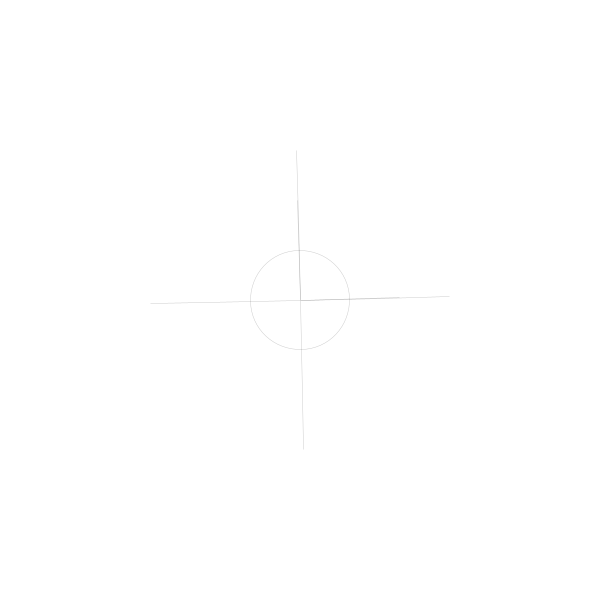
Frame 1 (no input)
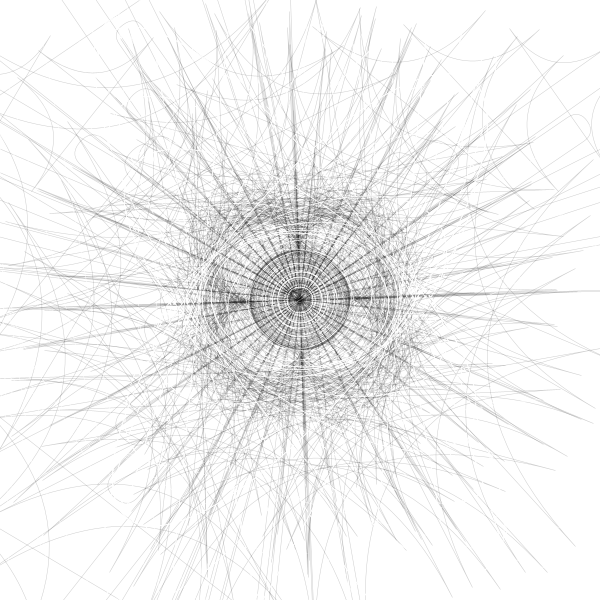
Frame 60 (the mouse pressed at the canvas centre just before this capture)
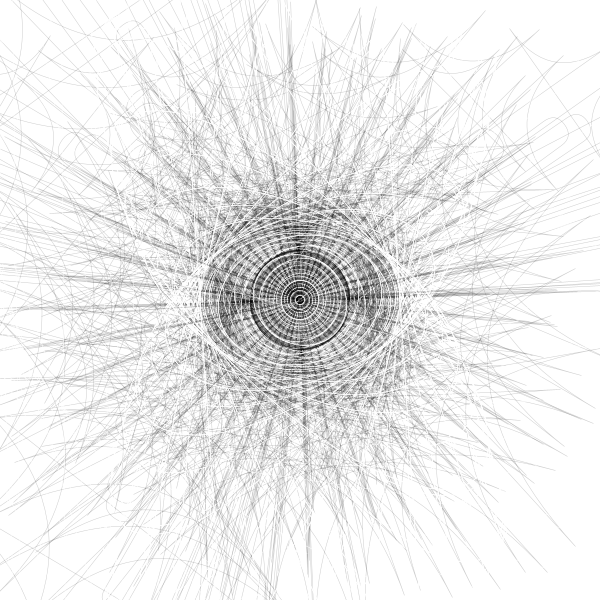
Frame 120 (the mouse held since frame 60 and released just before this capture)

The Processing sketch that drew these frames (run headless with seeded random() and noise(); from frame 60 on, the mouse is pressed at the canvas centre):

// Processing sketch: processing_169211
// ── processing_169211.pde

float x, y;
float angle = 0;
float r = 300;
float diff = 1;
float a, b, c, d;
float q = 100;
float w = 200;
 
 
void setup() {
  size(600, 600);
  background(255);
  
}
 
void draw() {
 
  noFill();
 
 
   
 
  x = r * cos(angle);
  y = r * sin(angle);
  a = q * cos(angle);
  b = q * tan(angle);
  c = w * tan(angle);
  d = w * sin(angle);
 
  strokeWeight(0.5);
  stroke(0, 50);
 
  translate(width/2, height/2);
  pushMatrix();
  rotate(r);
 
  ellipse(0, 0, x, y);
  ellipse(0, 0, y, x);
   
  rect(0,0, a, b, x);
  rect(0,0, b, a, y);
   
  stroke(255,255,255);
  line( 300, 300, c, d);
  ellipse(0, 0, c, d);
  ellipse(0, 0, c, d);
  //stroke(0,50);
  ellipse(0,0,c,d);
  popMatrix();
   
  pushMatrix();
  stroke(0,50);
  rotate(r);
  ellipse(0,0,a,a);
  popMatrix();
 
 
  angle = angle +0.5;
  r = r - diff;
 
  if ( r == 0 || r == 400) {
    diff =  diff * -1;
  }
   
   
}
